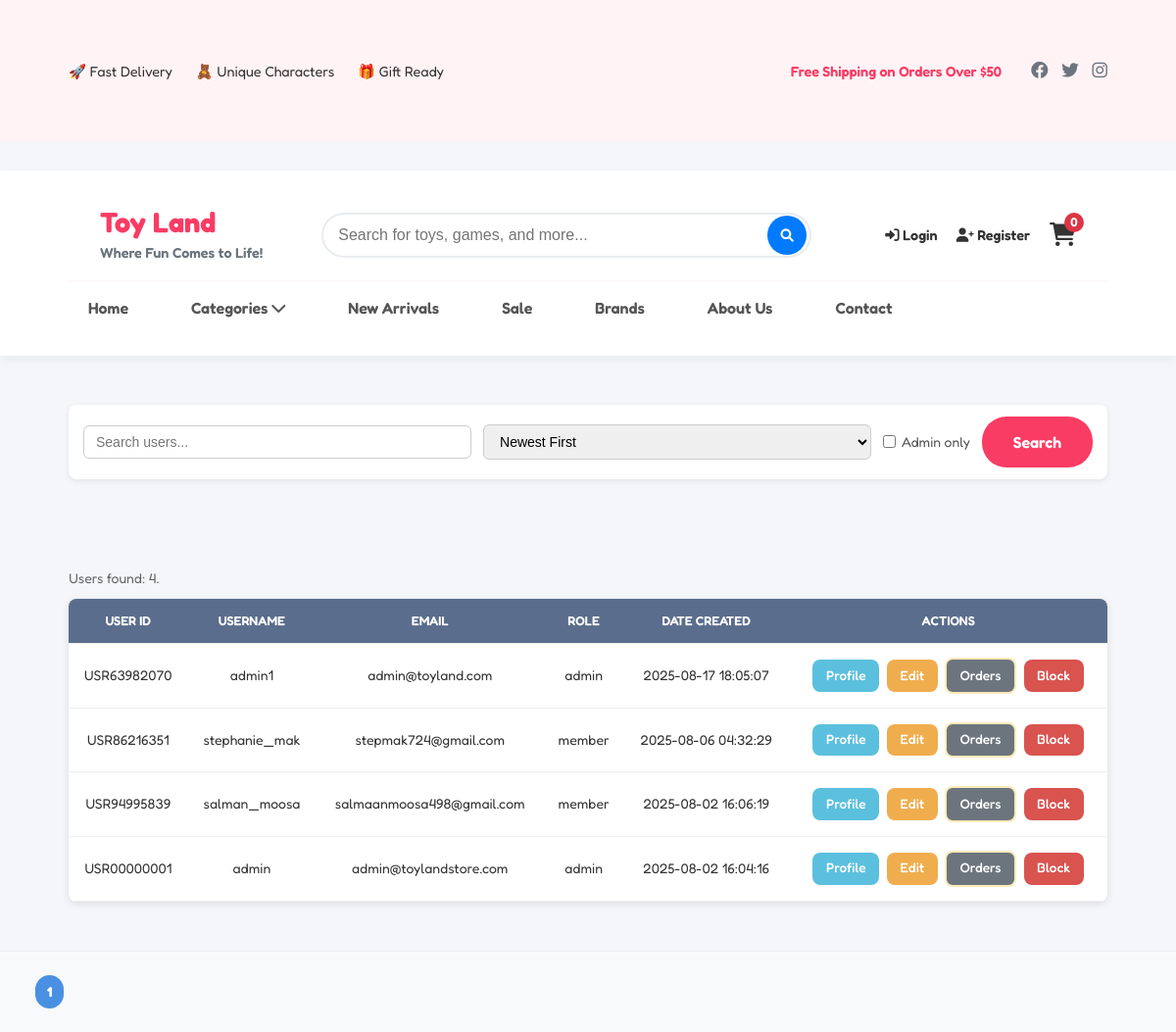
/root/admin/members.php (signed in), run on an earlier commit of the app's database.
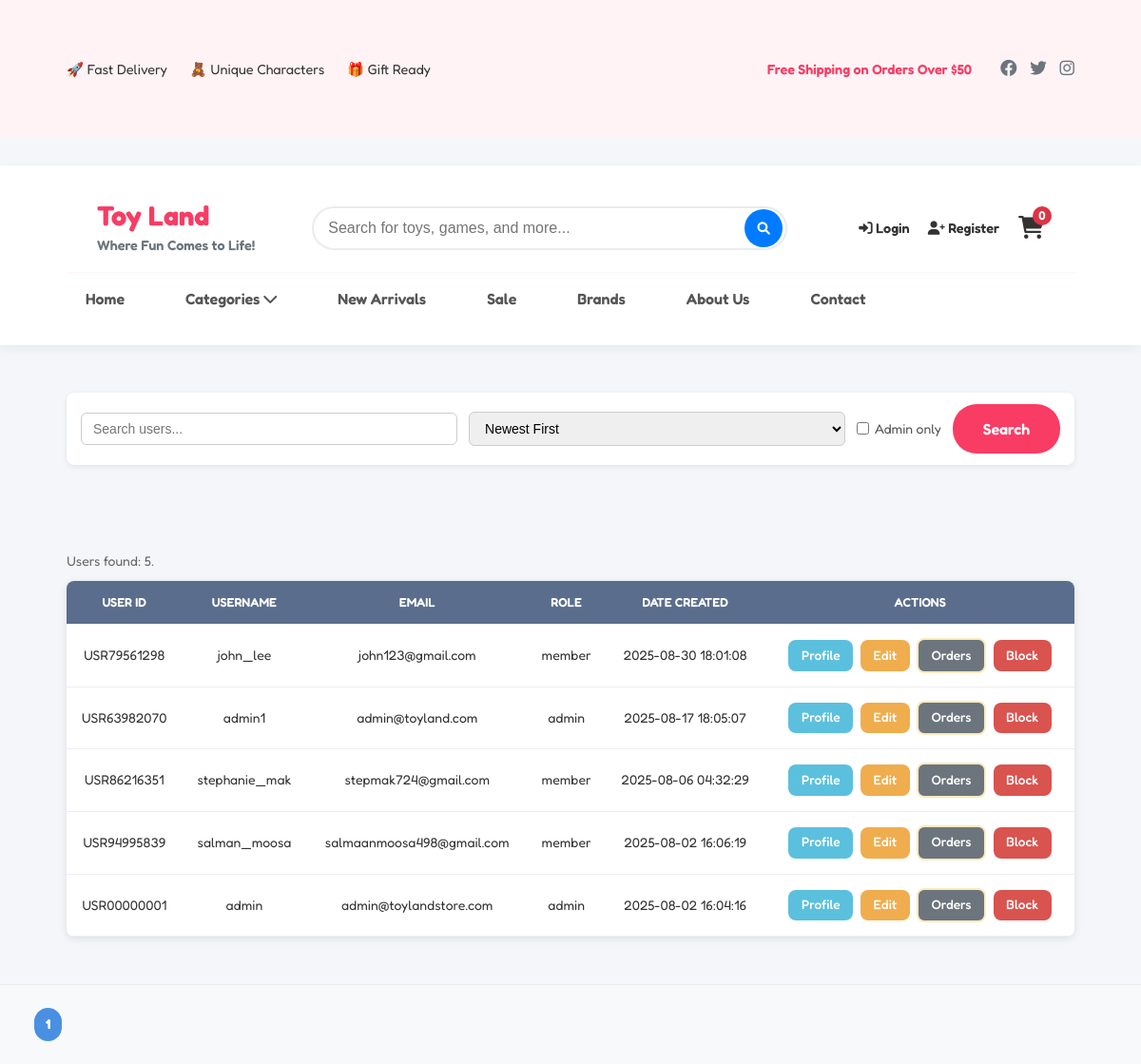
And on a later commit of the database.
### tables this page shows
CREATE TABLE `user` (
  `user_id` varchar(11) NOT NULL,
  `username` varchar(50) NOT NULL,
  `email` varchar(100) NOT NULL,
  `password` varchar(255) NOT NULL,
  `role` enum('admin','member') NOT NULL DEFAULT 'member',
  `status` enum('active','blocked') NOT NULL DEFAULT 'active',
  `profile_pic` varchar(255) DEFAULT NULL,
  `remember_token` varchar(64) DEFAULT NULL,
  `created_at` timestamp NOT NULL DEFAULT current_timestamp(),
  `updated_at` timestamp NOT NULL DEFAULT current_timestamp() ON UPDATE current_timestamp()
);

### root/admin/members.php (the view, shortened to what this page needs)
<?php
require_once '../includes/db.php';
$search = $_GET['search'] ?? '';
$sort = $_GET['sort'] ?? 'newest';
$toggleRole = $_GET['toggleRole'] ?? '';
$limit = 10;
$page = isset($_GET['page']) && is_numeric($_GET['page']) ? (int)$_GET['page'] : 1;
$offset = ($page - 1) * $limit;
$where = '';
$params = [];
switch ($sort) {
    default: $orderBy = "created_at DESC"; break;
}
$sql = "SELECT * FROM user $where ORDER BY $orderBy LIMIT :limit OFFSET :offset";
$stm = $pdo->prepare($sql);
$stm->bindValue(':limit', $limit, PDO::PARAM_INT);
$stm->bindValue(':offset', $offset, PDO::PARAM_INT);
$stm->execute();
$users = $stm->fetchAll(PDO::FETCH_ASSOC);
$countSql = "SELECT COUNT(*) FROM user $where";
$countStm = $pdo->prepare($countSql);
$countStm->execute($params);
$totalUsers = $countStm->fetchColumn();
$totalPages = ceil($totalUsers / $limit);
include '../includes/header.php';
?>
<div class="container">
    <div class="filters">
        <form method="get" action="members.php" class="filter-form">
            <input type="text" name="search" value="<?= htmlspecialchars($search) ?>" placeholder="Search users...">
            <select name="sort" onchange="this.form.submit()">
                <option value="newest" <?= $sort=='newest'?'selected':'' ?>>Newest First</option>
            </select>
            <label class="checkbox-inline">
                <input type="checkbox" name="toggleRole" value="1" <?= ($toggleRole == '1') ? 'checked' : '' ?> onchange="this.form.submit()">
                Admin only
            </label>
            <button type="submit" class="btn btn-primary">Search</button>
        </form>
    </div>
</div>
<body class="member-list">
    <div class="container">
        <small class="user-count">Users found: <?= $totalUsers ?>.</small>
        <table class="user-table">
            <thead>
                <tr>
                    <th>User ID</th>
                    <th>Username</th>
                    <th>Email</th>
                    <th>Role</th>
                    <th>Date Created</th>
                    <th>Actions</th>
                </tr>
            </thead>
            <tbody>
                <?php foreach ($users as $u): ?>
                    <tr>
                        <td><?= htmlspecialchars($u['user_id']) ?></td>
                        <td><?= htmlspecialchars($u['username']) ?></td>
                        <td><?= htmlspecialchars($u['email']) ?></td>
                        <td><?= htmlspecialchars($u['role']) ?></td>
                        <td><?= htmlspecialchars($u['created_at']) ?></td>
                        <td class="actions">
                            <a href="member_profile.php?id=<?= urlencode($u['user_id']) ?>" class="btn btn-info">Profile</a>
                            <a href="member_edit.php?id=<?= urlencode($u['user_id']) ?>" class="btn btn-warning">Edit</a>
                            <a href="member_orders.php?id=<?= urlencode($u['user_id']) ?>" class="btn btn-secondary">Orders</a>
                            <?php if ($u['status'] === 'blocked'): ?>
                                <a href="member_action.php?action=unblock&id=<?= urlencode($u['user_id']) ?>"
                                   class="btn btn-success"
                                   onclick="return confirm('Unblock this user?')">Unblock</a>
                            <?php else: ?>
                                <a href="member_action.php?action=block&id=<?= urlencode($u['user_id']) ?>"
                                   class="btn btn-danger"
                                   onclick="return confirm('Block this user?')">Block</a>
                            <?php endif; ?>
                        </td>
                    </tr>
                <?php endforeach; ?>
            </tbody>
        </table>
    </div>
    <div class="pagination">
        <?php for ($i = 1; $i <= $totalPages; $i++): ?>
            <a href="?search=<?= urlencode($search) ?>&sort=<?= $sort ?>&toggleRole=<?= $toggleRole ?>&page=<?= $i ?>"
               class="<?= $i==$page?'active':'' ?>">
                <?= $i ?>
            </a>
        <?php endfor; ?>
    </div>
</body>

What changed in the data, as far as the page shows it:
added user: user_id "USR79561298", username "john_lee", email "john123@gmail.com", role "member", created_at "2025-08-30 18:01:08"
Also different on the page:
$totalUsers: "4" → "5"
